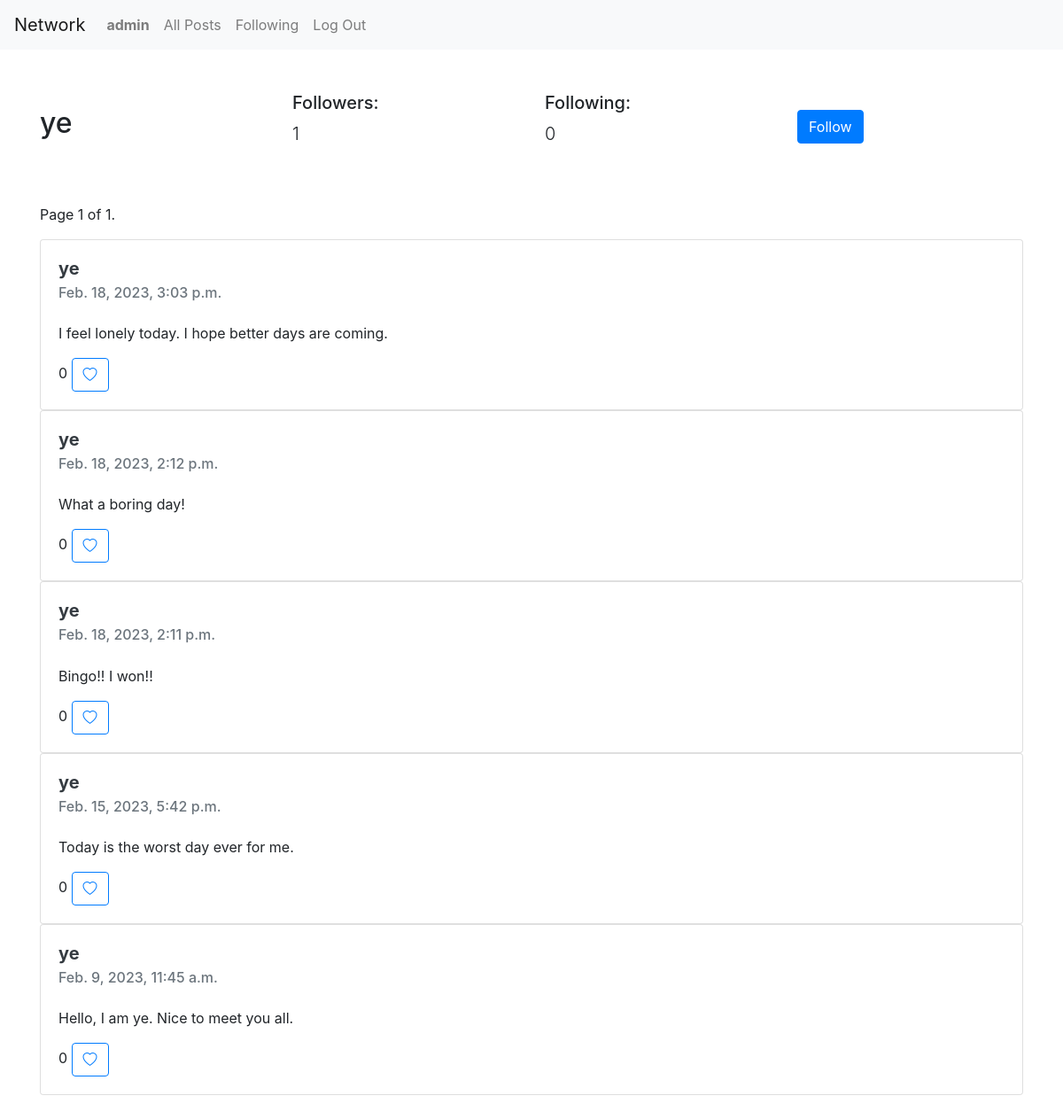
The page /profile-view/ye (signed in) on the database as committed earlier.
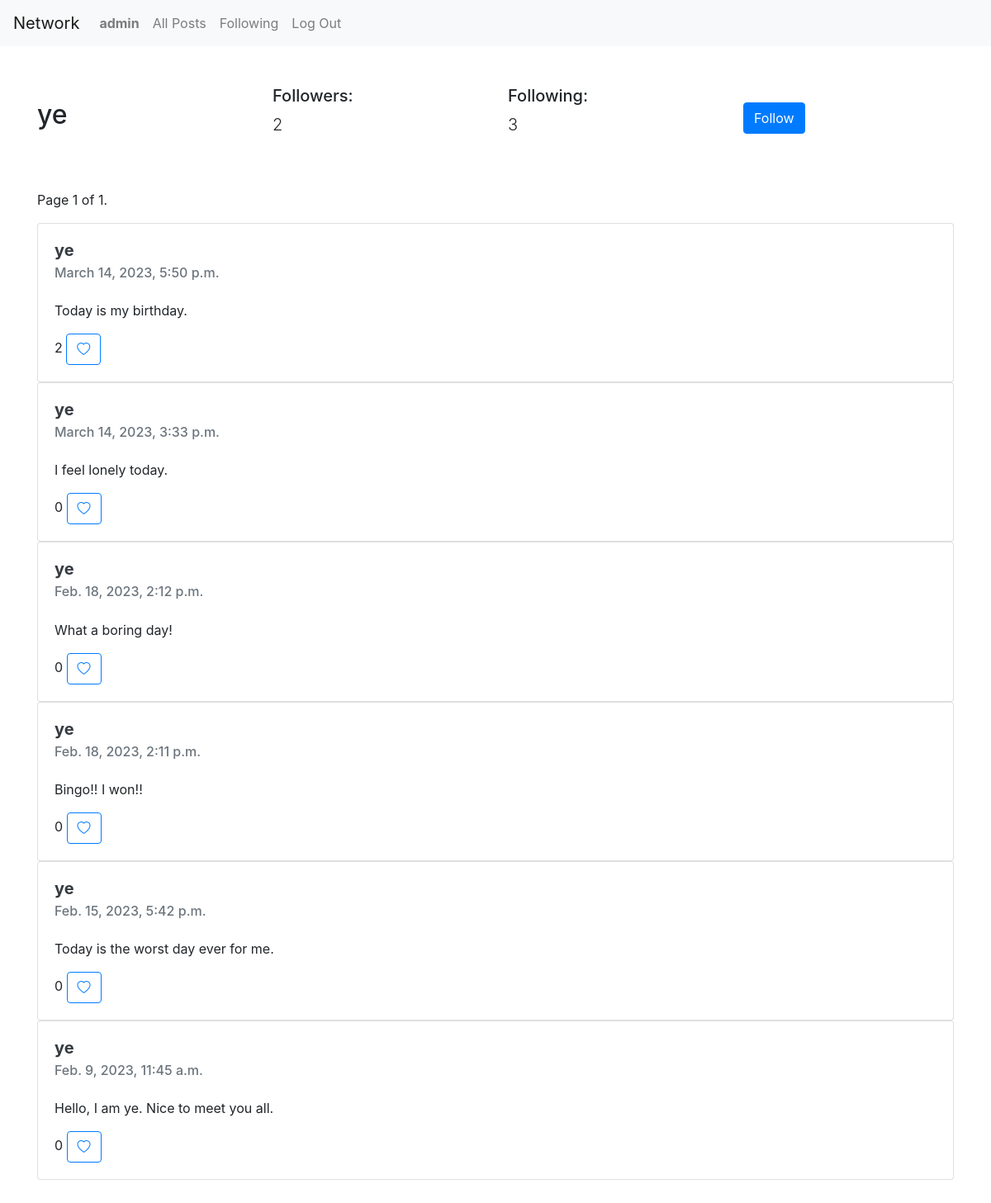
The same page on the database as committed later.
### network/models.py (models this page shows, shortened)
class Profile(models.Model):
    user = models.ForeignKey(User,on_delete=models.CASCADE)
    id_user = models.IntegerField()
    followers = models.IntegerField(default=0)
    following = models.IntegerField(default=0)

class Post(models.Model):
    user = models.CharField(max_length=100)
    content = models.TextField()
    created_at = models.DateTimeField(default=datetime.now)
    likes = models.IntegerField(default=0)
    class Meta:
        ordering = ['-created_at']

class User(AbstractUser):
    pass

### network/views.py (the view)
# urls.py: path('profile-view/<str:user>',views.profile_view,name='profile_view'),
@login_required(login_url='login')
def profile_view(request,user):
    user_profile = User.objects.get(username=user)
    profile = Profile.objects.get(user=user_profile)
    posts = Post.objects.filter(user=user)
    paginator = Paginator(posts,10) # Show 10 posts per page
    page_number = request.GET.get('page')
    page_obj = paginator.get_page(page_number)
    already_followed = Follow.objects.filter(user_follow=request.user.username,user_profile=user_profile.username).first()
    liked_posts_all = []
    for post in posts:
        liked_posts = LikePost.objects.filter(user=request.user.username,post_id=post.id)
        liked_posts_all.extend(liked_posts)
    return render(request,'network/profile.html',{
        'profile':profile,
        'page_obj':page_obj,
        'user_profile': user_profile.username,
        'user_request': request.user.username,
        'already_followed': already_followed,
        'liked_posts': liked_posts_all
    })

### network/templates/network/profile.html (shortened to what this page needs)
{% extends 'network/layout.html' %}
{% load static %}
{% block body %}
<div class="container">
    <div class="row justify-content-center align-items-center my-5">
        <div class="col-3 ">
            <h2>{{profile.user.username}}</h2>
        </div>
        <div class="col-3">
            <h5> Followers:</h5> <p id="follower_count" class="lead">{{ profile.followers }}</p>
        </div>
        <div class="col-3">
            <h5> Following:</h5>  <p class="lead">{{ profile.following }}</p>
        </div>
        <div class="col-3">
            {% if user_request != user_profile %}
                <button id="follow_btn" class="btn btn-primary"> {% if already_followed %} Unfollow {% else %} Follow {% endif %}</button>
            {% endif %}
        </div>
    </div>
    <div class="row justify-content-center align-items-center my-5">
        <div class="col-12">
            <nav aria-label="post pages">
                <span class="current">
                    Page {{ page_obj.number }} of {{ page_obj.paginator.num_pages }}.
                </span>
            </nav>
        {% if page_obj %}
            {% for post in page_obj %}
            <div class="card" style="width: 100%;">
                <div class="card-body">
                    <h5 class="card-title"><a class="text-dark" href="{% url 'profile_view' post.user %}"><strong>{{post.user}}</strong></a></h5>
                    <h6 class="card-subtitle mb-4 text-muted">{{ post.created_at }}</h6>
                    <p class="card-text">{{ post.content }}</p>
                    <span id="like_count{{post.id}}">{{ post.likes }}</span>
                    <button type="button" id="like{{post.id}}" class="like btn btn-outline-primary" value="like">
                        {% if liked_posts %}
                        {% for liked_post in liked_posts %}
                                {% if post.id == liked_post.post_id %}
                                    <i id="heart{{post.id}}" class="bi bi-heart-fill"></i>
                                {% else %}
                                    <i id="heart{{post.id}}" class="bi bi-heart"></i>
                                {% endif %}
                        {% endfor %}
                        {% else %}
                            <i id="heart{{post.id}}" class="bi bi-heart"></i>
                        {% endif %}
                    </button>
                </div>
            </div>
        {% endfor %}
        {% else %}
            <h4 class="text-center text-muted display-4 mt-5">No posts yet</h4>
        {% endif %}
        </div>
    </div>
</div>
{% endblock%}

Rows that differ between the two databases and show on the page:
changed Profile "ye": followers "1" → "2"; following "0" → "3"
added Post: user "ye", created_at "March 14, 2023, 5:50 p.m.", content "Today is my birthday.", likes "2"
changed Post: created_at "Feb. 18, 2023, 3:03 p.m." → "March 14, 2023, 3:33 p.m."; content "I feel lonely today. I hope better days are coming." → "I feel lonely today."
